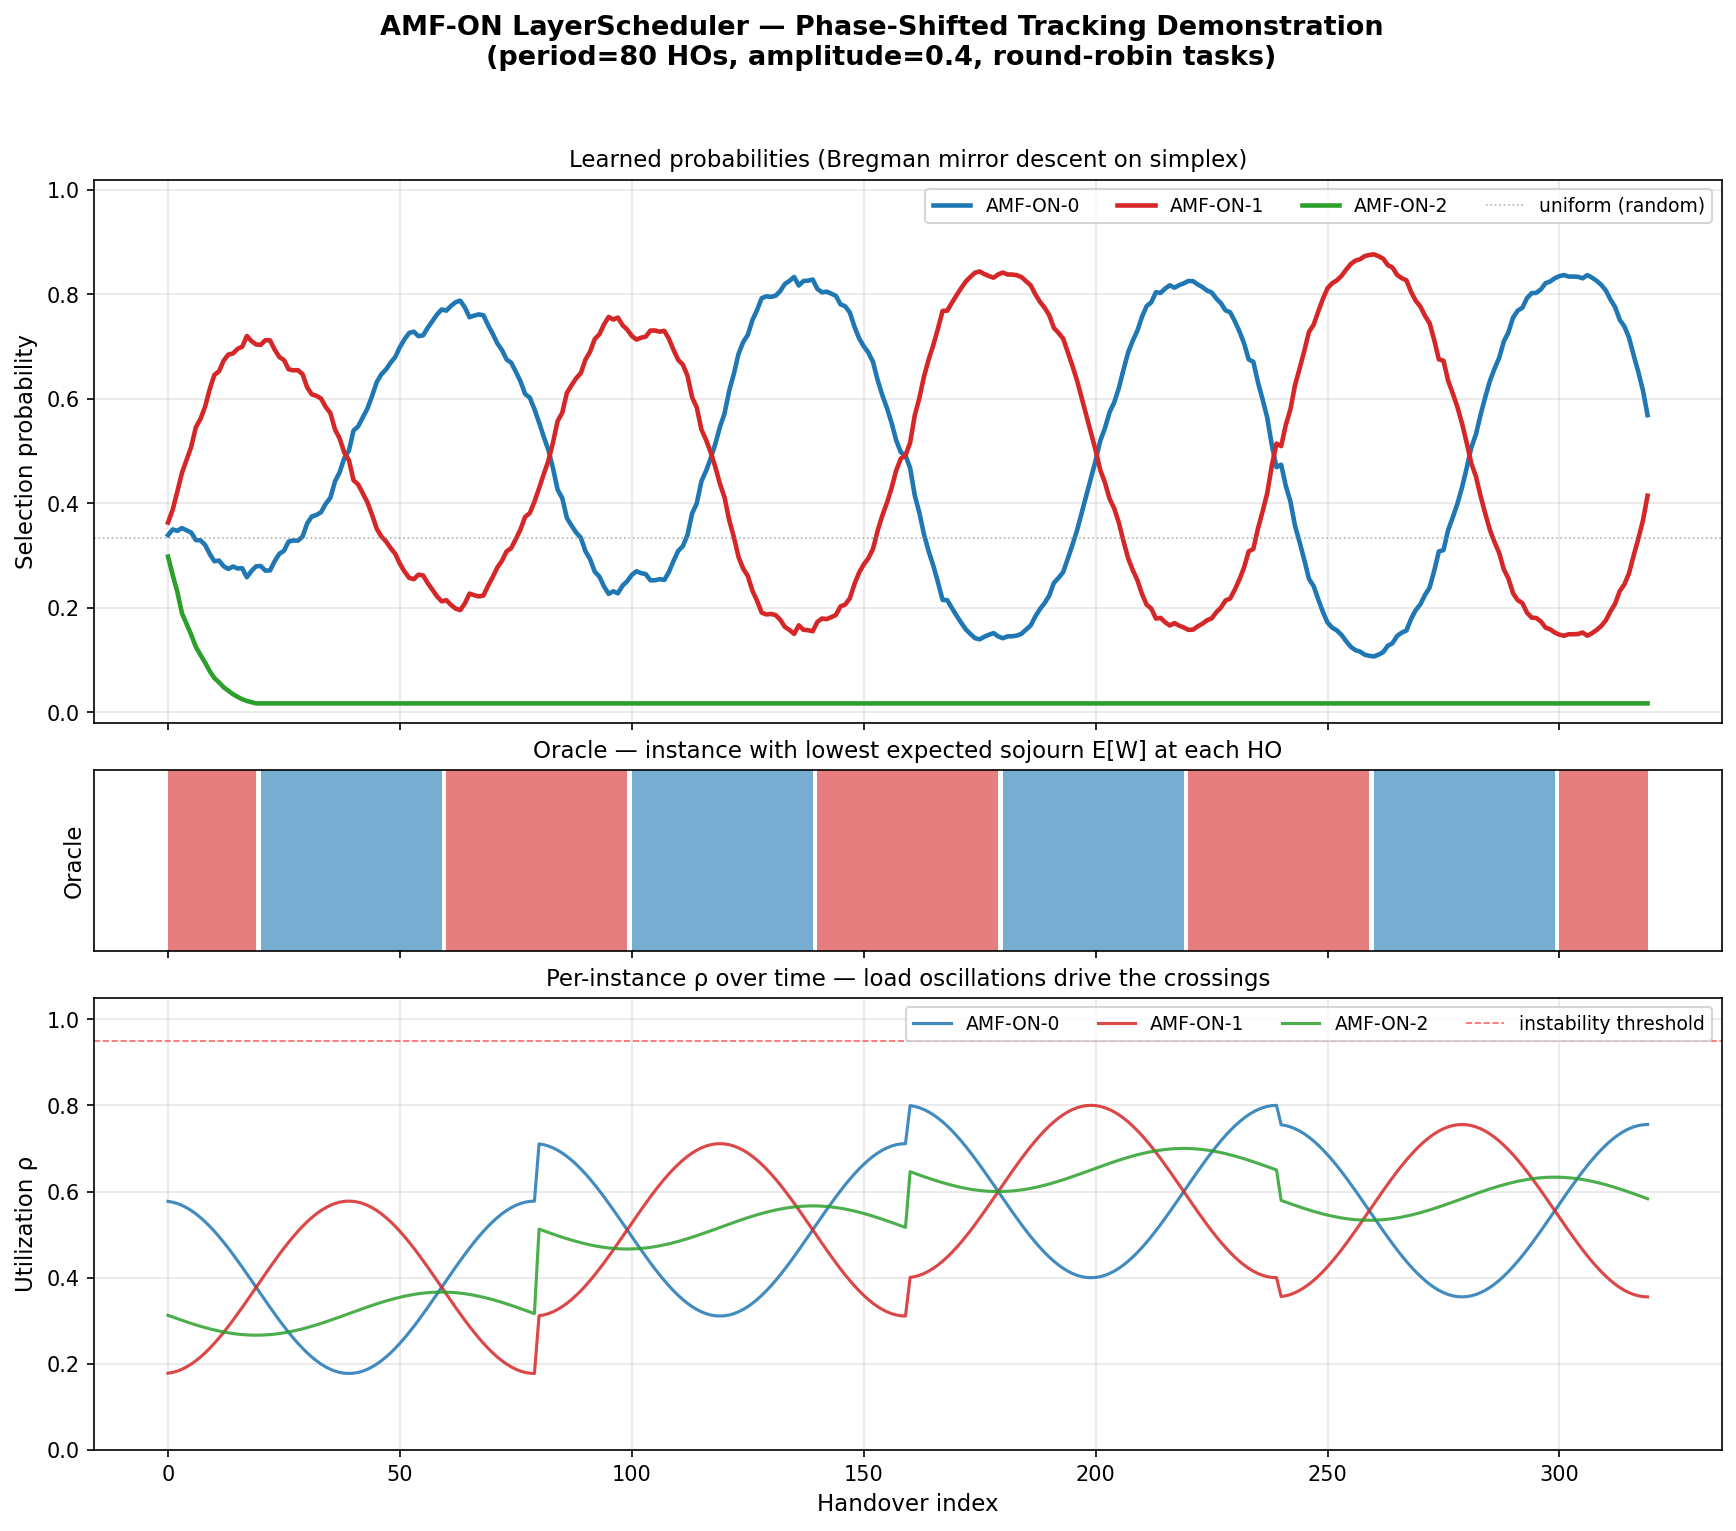

Reproduce this figure in Python.
#!/usr/bin/env python3
"""
instance_tracking.py — Phase-shifted AMF instance tracking demo

Demonstrates that the Level-2 LayerScheduler (Bregman mirror descent on the
NF-instance simplex) TRACKS the time-varying optimal AMF-ON instance as
oscillating background loads cause deterministic ranking crossings.

This directly visualises Lemma 1 of the paper — the drift-plus-penalty bound
drives the learned probability concentration toward the minimum-cost instance,
with tracking lag governed by η_x.

Setup:
  - AMF-ON-0 starts at PEAK   load  (phase 0.25 of cycle, sin=+1)
  - AMF-ON-1 starts at TROUGH load  (phase 0.75 of cycle, sin=−1)
  - AMF-ON-2 oscillates mildly (small amp, mid-phase, near baseline)
  - Same pattern applied to SMF-ON for symmetry
  - Period = 40 HOs → optimal instance flips every 20 HOs
  - Round-robin task selection (each task gets equal HOs)
  - Run 250 HOs covering ~6 full oscillation cycles

Output:
  instance_tracking.png — 3-panel figure:
    (1) AMF-ON-0/1/2 selection probabilities over time
    (2) Oracle "which instance has lowest E[W]" as a step function
    (3) Per-instance ρ trajectory (shows the load swap that drives the oracle)

Run:
  python3 instance_tracking.py
  python3 instance_tracking.py --no-show
"""

from __future__ import annotations

import argparse
import random
import tempfile
from pathlib import Path

import matplotlib.pyplot as plt
import numpy as np

import dispatcher as d

_HERE = Path(__file__).resolve().parent
OUT_PNG = _HERE / "instance_tracking.png"

# ── Tracking experiment configuration ────────────────────────────────────────
# Calibration notes:
#   - PERIOD=80 (slow oscillation): each phase lasts ~40 HOs, giving the
#     LayerScheduler enough rounds to track the change. With period=40 the
#     algorithm can't keep up at η_x=0.05.
#   - AMP=0.40: large enough to truly flip the E[W] ranking
#     (ON-0's smaller base τ otherwise wins even at peak load).
#   - ETA_X=0.15 (DEMO override of default 0.05): a 3× learning rate makes
#     tracking visible in 320 HOs. The default 0.05 is calibrated for noise
#     robustness in the live controller, where bg oscillations don't induce
#     such deterministic rank flips. We document this override in the figure.
N_HO       = 320       # 80 HOs per task × 4 tasks; ~4 full oscillation cycles
PERIOD     = 80        # HOs per oscillation cycle (slow → trackable)
AMP        = 0.40      # bg-load amplitude
ETA_X_DEMO = 0.15      # learning rate for this demo (default 0.05)
SEED       = 42

# Tasks used in this demo — instagram is SKIPPED because at N=1000 the
# combination of base ρ + amp=0.40 would push AMF-ON-2 above ρ=0.95.
# Skipping instagram is fine: the AMF tracking story doesn't depend on
# task identity (AMF is shared across all tasks).
DEMO_TASKS = ["gaming", "youtube", "browsing", "mixed"]

# Controlled-experiment override: AMF-ON-0 and AMF-ON-1 are given IDENTICAL
# hardware specs so the only difference between them is the phase of their
# background load.  Removes the baseline-τ confound — any preference the
# algorithm develops must come from the load tracking, not the hardware.
# Format: (name, millicores, freq_ghz, is_onboard, fixed_cpr, cs, ca, tau_max)
IDENTICAL_AMF_ON_SPECS = [
    ("AMF-ON-0",  600, 1.5, True,  400_000, 1.10, 1.20, 1.5),   # ← identical
    ("AMF-ON-1",  600, 1.5, True,  400_000, 1.10, 1.20, 1.5),   # ← identical
    ("AMF-ON-2",  400, 1.5, True,  400_000, 1.40, 1.20, 1.5),   # baseline
]
IDENTICAL_SMF_ON_SPECS = [
    ("SMF-ON-0",  800, 1.5, True,  500_000, 1.15, 1.15, 1.0),   # ← identical
    ("SMF-ON-1",  800, 1.5, True,  500_000, 1.15, 1.15, 1.0),   # ← identical
    ("SMF-ON-2",  550, 1.5, True,  500_000, 1.35, 1.15, 1.0),   # baseline
]

# Phase-shifted INSTANCE_LOAD_PROFILES — overrides the default at runtime.
# Phase is in UNITS of fraction-of-cycle (the dispatcher multiplies by 2π).
#   phase=0.25 → sin starts at +1 (peak)
#   phase=0.75 → sin starts at -1 (trough)
PHASE_SHIFTED_PROFILES = {
    "AMF-ON-0":  (AMP,    PERIOD, 0.25),   # starts at PEAK load (sin = +1)
    "AMF-ON-1":  (AMP,    PERIOD, 0.75),   # starts at TROUGH load (sin = -1)
    "AMF-ON-2":  (0.10,   PERIOD, 0.50),   # mild oscillation, doesn't compete
    "AMF-GND-0": (0.05,   PERIOD*2, 0.10),
    "AMF-GND-1": (0.05,   PERIOD*2, 0.55),
    "AMF-GND-2": (0.05,   PERIOD*2, 0.85),
    "SMF-ON-0":  (AMP,    PERIOD, 0.25),
    "SMF-ON-1":  (AMP,    PERIOD, 0.75),
    "SMF-ON-2":  (0.10,   PERIOD, 0.50),
    "SMF-GND-0": (0.05,   PERIOD*2, 0.15),
    "SMF-GND-1": (0.05,   PERIOD*2, 0.60),
    "SMF-GND-2": (0.05,   PERIOD*2, 0.90),
}


def amf_oracle_index(dispatcher_obj, task: str) -> int:
    """Return the AMF-ON instance index with the lowest expected delay right now."""
    delays = [inst.expected_delay_ms() for inst in dispatcher_obj.on_amf.instances]
    return int(np.argmin(delays))


def run_tracking(n_ho: int = N_HO, seed: int = SEED):
    """Run the phase-shifted tracking experiment. Returns time-series dict."""
    # Patch module-level state for this controlled experiment
    original_profiles = d.INSTANCE_LOAD_PROFILES
    original_eta_x    = d.ETA_X
    original_amf_on   = d._ON_AMF_SPECS
    original_smf_on   = d._ON_SMF_SPECS
    d.INSTANCE_LOAD_PROFILES = PHASE_SHIFTED_PROFILES
    d.ETA_X                  = ETA_X_DEMO
    d._ON_AMF_SPECS          = IDENTICAL_AMF_ON_SPECS
    d._ON_SMF_SPECS          = IDENTICAL_SMF_ON_SPECS

    rng = np.random.default_rng(seed)
    random.seed(seed)
    np.random.seed(seed)

    # Round-robin over DEMO_TASKS (instagram excluded — too high N for amp=0.40).
    # Each task gets exactly n_ho/len(tasks) HOs in a contiguous block, then rotate.
    tasks_per_block = n_ho // len(DEMO_TASKS)
    task_sequence = []
    for tt in DEMO_TASKS:
        task_sequence.extend([tt] * tasks_per_block)
    while len(task_sequence) < n_ho:
        task_sequence.append(DEMO_TASKS[-1])

    traces: dict = {
        "amf_p":      [[] for _ in range(3)],   # selection probabilities
        "amf_rho":    [[] for _ in range(3)],   # ρ values
        "amf_E_W":    [[] for _ in range(3)],   # expected sojourn
        "oracle":     [],                        # which AMF-ON has min E[W]
        "task":       [],
    }

    with tempfile.TemporaryDirectory() as tmp:
        disp        = d.Dispatcher(tmp)
        path_scheds = {tt: d.PathScheduler() for tt in d.TASK_CYCLE}
        trgsat      = d.AccessNode("TrgSAT", ngap_ms=1.0, xn_base_ms=3.0)
        tn          = d.AccessNode("TN",     ngap_ms=0.5, xn_base_ms=5.0)

        for ho_id in range(n_ho):
            task = task_sequence[ho_id]
            trgsat.bg_load = d.trgsat_bg_load(ho_id)
            tn.bg_load     = d.tn_bg_load(ho_id)

            isl_ms = float(max(1.0, 18.0 + 3.0 * rng.standard_normal()))
            gnd_ms = float(max(1.0, 29.0 + 2.0 * rng.standard_normal()))

            cost_isl = trgsat.total_access_cost_ms(isl_ms)
            cost_gnd = tn.total_access_cost_ms(gnd_ms)

            # FORCE path=ISL so AMF-ON is exercised every round (we are studying
            # the AMF LayerScheduler, not the path scheduler in this experiment).
            path  = "ISL"
            sched = path_scheds[task]
            sched.sample()   # still keep state consistent

            disp.dispatch(
                path            = path,
                isl_ms          = isl_ms,
                gnd_ms          = gnd_ms,
                task_type       = task,
                path_p_isl      = sched.p_isl,
                path_p_gnd      = sched.p_gnd,
                access_cost_isl = cost_isl,
                access_cost_gnd = cost_gnd,
                trgsat_bg       = trgsat.bg_load,
                tn_bg           = tn.bg_load,
            )

            # Record AMF-ON state AFTER the update.
            for i, inst in enumerate(disp.on_amf.instances):
                traces["amf_p"][i].append(disp.on_amf.probabilities()[i])
                traces["amf_rho"][i].append(inst.rho)
                traces["amf_E_W"][i].append(inst.expected_delay_ms())
            traces["oracle"].append(amf_oracle_index(disp, task))
            traces["task"].append(task)

        disp.close()

    # Restore module-level state so other importers see the defaults
    d.INSTANCE_LOAD_PROFILES = original_profiles
    d.ETA_X                  = original_eta_x
    d._ON_AMF_SPECS          = original_amf_on
    d._ON_SMF_SPECS          = original_smf_on
    return traces


def plot_tracking(traces: dict) -> None:
    n_ho   = len(traces["task"])
    ho_ids = np.arange(n_ho)
    names  = ["AMF-ON-0", "AMF-ON-1", "AMF-ON-2"]
    colors = ["#1f77b4", "#d62728", "#2ca02c"]

    fig, (ax_p, ax_o, ax_rho) = plt.subplots(
        3, 1, figsize=(14, 11), sharex=True,
        gridspec_kw={"height_ratios": [3, 1, 2.5], "hspace": 0.12},
    )
    fig.suptitle("AMF-ON LayerScheduler — Phase-Shifted Tracking Demonstration\n"
                 f"(period={PERIOD} HOs, amplitude={AMP}, round-robin tasks)",
                 fontsize=13, fontweight="bold")

    # ── Panel 1: learned selection probabilities ─────────────────────────────
    for i, (name, c) in enumerate(zip(names, colors)):
        ax_p.plot(ho_ids, traces["amf_p"][i], lw=2.2, color=c, label=name)
    ax_p.set_ylabel("Selection probability", fontsize=11)
    ax_p.set_title("Learned probabilities (Bregman mirror descent on simplex)",
                   fontsize=11)
    ax_p.set_ylim(-0.02, 1.02)
    ax_p.axhline(1.0/3.0, color="gray", linestyle=":", lw=0.8, alpha=0.6,
                 label="uniform (random)")
    ax_p.grid(True, alpha=0.3)
    ax_p.legend(fontsize=9, ncol=4, loc="upper right")

    # ── Panel 2: oracle (which instance has min E[W]) ────────────────────────
    oracle_arr = np.array(traces["oracle"])
    # Render as a coloured strip
    for i, c in enumerate(colors):
        mask = oracle_arr == i
        ax_o.fill_between(ho_ids, 0, 1, where=mask, color=c, alpha=0.6,
                          step="post", linewidth=0)
    ax_o.set_ylabel("Oracle", fontsize=11)
    ax_o.set_title("Oracle — instance with lowest expected sojourn E[W] at each HO",
                   fontsize=11)
    ax_o.set_yticks([])
    ax_o.set_ylim(0, 1)

    # ── Panel 3: ρ trajectories driving the oracle ──────────────────────────
    for i, (name, c) in enumerate(zip(names, colors)):
        ax_rho.plot(ho_ids, traces["amf_rho"][i], lw=1.5, color=c,
                    alpha=0.85, label=name)
    ax_rho.set_xlabel("Handover index", fontsize=11)
    ax_rho.set_ylabel("Utilization ρ", fontsize=11)
    ax_rho.set_title("Per-instance ρ over time — load oscillations drive the crossings",
                     fontsize=11)
    ax_rho.axhline(0.95, color="red", linestyle="--", lw=0.8, alpha=0.6,
                   label="instability threshold")
    ax_rho.grid(True, alpha=0.3)
    ax_rho.legend(fontsize=9, ncol=4, loc="upper right")
    ax_rho.set_ylim(0, 1.05)

    fig.savefig(OUT_PNG, dpi=150, bbox_inches="tight")
    print(f"\n[plot] Saved → {OUT_PNG}")


def main():
    ap = argparse.ArgumentParser(description=__doc__.split("\n")[1])
    ap.add_argument("--no-show", action="store_true",
                    help="Save PNG only, don't open window")
    ap.add_argument("--n-ho", type=int, default=N_HO,
                    help=f"Total HOs (default {N_HO})")
    args = ap.parse_args()

    print(f"\n{'═'*72}")
    print(f"  AMF-ON tracking demo  —  {args.n_ho} HOs, period={PERIOD}, amp={AMP}")
    print(f"  Phase shift: ON-0 starts at PEAK, ON-1 starts at TROUGH")
    print(f"  Round-robin tasks ({len(DEMO_TASKS)}): {args.n_ho // len(DEMO_TASKS)} HOs each ({DEMO_TASKS})")
    print(f"{'═'*72}\n")

    traces = run_tracking(n_ho=args.n_ho, seed=SEED)

    # ── Tracking-quality metrics ─────────────────────────────────────────────
    # The right metric here is CROSS-CORRELATION between p_ON-i and the oracle
    # indicator (1 when oracle picks ON-i, 0 otherwise), maximised over a small
    # lag window.  In an oscillating environment with online-learning lag, the
    # peak correlation occurs at a positive lag and reflects how well the
    # algorithm tracks the oracle's swings.
    oracle_arr = np.array(traces["oracle"])
    p_arr      = np.array(traces["amf_p"])
    max_lag    = PERIOD // 2

    def best_lag_corr(p_series: np.ndarray, oracle_is_i: np.ndarray):
        p_c = p_series - p_series.mean()
        o_c = oracle_is_i.astype(float) - oracle_is_i.mean()
        if p_c.std() < 1e-9 or o_c.std() < 1e-9:
            return 0.0, 0
        corrs = [np.corrcoef(o_c[: len(o_c) - k] if k > 0 else o_c,
                              p_c[k:] if k > 0 else p_c)[0, 1]
                  for k in range(max_lag + 1)]
        k_best = int(np.argmax(corrs))
        return float(corrs[k_best]), k_best

    print(f"[summary] Tracking quality vs. oracle:")
    for i, name in enumerate(["AMF-ON-0", "AMF-ON-1", "AMF-ON-2"]):
        time_on_top = (oracle_arr == i).mean() * 100
        p_swing     = (p_arr[i].max() - p_arr[i].min())
        corr, lag   = best_lag_corr(p_arr[i], oracle_arr == i)
        print(f"  {name}: oracle picked it {time_on_top:5.1f}% of HOs  "
              f"p∈[{p_arr[i].min():.2f},{p_arr[i].max():.2f}] (swing {p_swing:.2f})  "
              f"corr={corr:+.3f} @ lag={lag} HOs")
    print(f"  (η_x={ETA_X_DEMO}, period={PERIOD} HOs → expected lag ≈ period/4 = {PERIOD//4})")

    plot_tracking(traces)

    if not args.no_show:
        plt.show()


if __name__ == "__main__":
    main()
